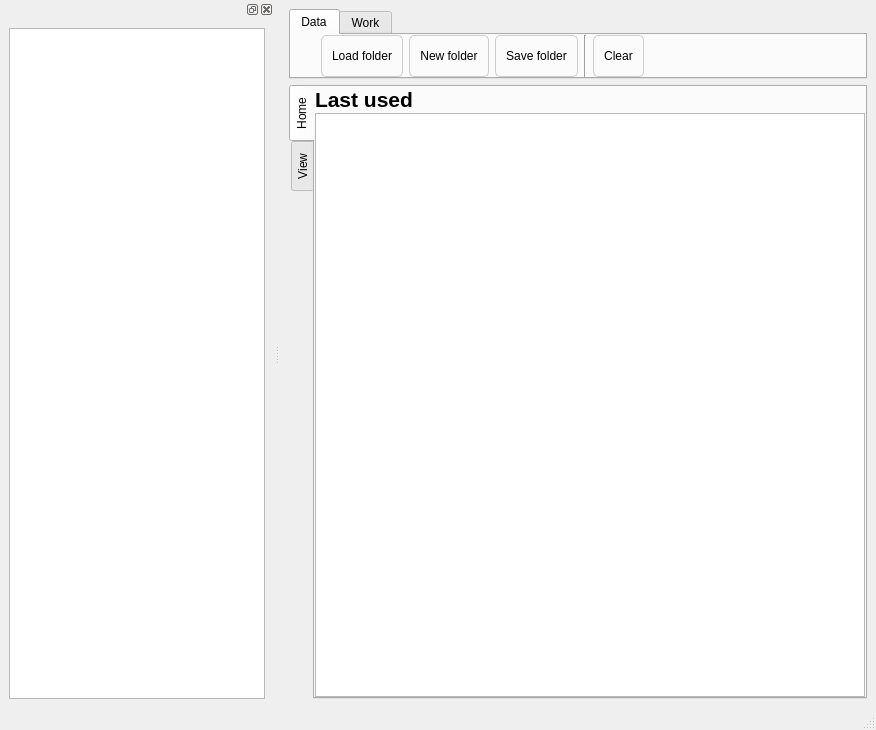
<?xml version="1.0" encoding="UTF-8"?>
<ui version="4.0">
 <class>MainWindow</class>
 <widget class="QMainWindow" name="MainWindow">
  <property name="geometry">
   <rect>
    <x>0</x>
    <y>0</y>
    <width>876</width>
    <height>730</height>
   </rect>
  </property>
  <property name="focusPolicy">
   <enum>Qt::TabFocus</enum>
  </property>
  <property name="windowTitle">
   <string>Digital folder</string>
  </property>
  <property name="tabShape">
   <enum>QTabWidget::Rounded</enum>
  </property>
  <widget class="QWidget" name="centralwidget">
   <layout class="QVBoxLayout" name="verticalLayout">
    <item>
     <widget class="QTabWidget" name="tabWidget_register">
      <property name="sizePolicy">
       <sizepolicy hsizetype="Minimum" vsizetype="Minimum">
        <horstretch>0</horstretch>
        <verstretch>0</verstretch>
       </sizepolicy>
      </property>
      <property name="maximumSize">
       <size>
        <width>16777215</width>
        <height>70</height>
       </size>
      </property>
      <property name="layoutDirection">
       <enum>Qt::LeftToRight</enum>
      </property>
      <property name="autoFillBackground">
       <bool>false</bool>
      </property>
      <property name="styleSheet">
       <string notr="true"/>
      </property>
      <property name="inputMethodHints">
       <set>Qt::ImhNone</set>
      </property>
      <property name="tabPosition">
       <enum>QTabWidget::North</enum>
      </property>
      <property name="tabShape">
       <enum>QTabWidget::Rounded</enum>
      </property>
      <property name="currentIndex">
       <number>0</number>
      </property>
      <property name="iconSize">
       <size>
        <width>16</width>
        <height>16</height>
       </size>
      </property>
      <property name="elideMode">
       <enum>Qt::ElideRight</enum>
      </property>
      <property name="movable">
       <bool>false</bool>
      </property>
      <property name="tabBarAutoHide">
       <bool>true</bool>
      </property>
      <widget class="QWidget" name="register_load">
       <property name="sizePolicy">
        <sizepolicy hsizetype="Preferred" vsizetype="Minimum">
         <horstretch>0</horstretch>
         <verstretch>0</verstretch>
        </sizepolicy>
       </property>
       <property name="maximumSize">
        <size>
         <width>16777215</width>
         <height>16777215</height>
        </size>
       </property>
       <property name="styleSheet">
        <string notr="true"/>
       </property>
       <attribute name="title">
        <string>Data</string>
       </attribute>
       <layout class="QGridLayout" name="gridLayout">
        <property name="leftMargin">
         <number>0</number>
        </property>
        <property name="topMargin">
         <number>0</number>
        </property>
        <property name="rightMargin">
         <number>0</number>
        </property>
        <property name="bottomMargin">
         <number>0</number>
        </property>
        <item row="0" column="8">
         <spacer name="horizontalSpacer_2">
          <property name="orientation">
           <enum>Qt::Horizontal</enum>
          </property>
          <property name="sizeType">
           <enum>QSizePolicy::Expanding</enum>
          </property>
          <property name="sizeHint" stdset="0">
           <size>
            <width>40</width>
            <height>20</height>
           </size>
          </property>
         </spacer>
        </item>
        <item row="0" column="6">
         <widget class="Line" name="line_6">
          <property name="orientation">
           <enum>Qt::Vertical</enum>
          </property>
         </widget>
        </item>
        <item row="0" column="7">
         <widget class="QPushButton" name="pushButton_clear_view">
          <property name="sizePolicy">
           <sizepolicy hsizetype="Minimum" vsizetype="Expanding">
            <horstretch>0</horstretch>
            <verstretch>0</verstretch>
           </sizepolicy>
          </property>
          <property name="styleSheet">
           <string notr="true">QPushButton {
            border: 1px solid #ccc;
            padding: 10px;
            border-radius: 5px;
        }
        QPushButton:hover{
            background-color: #e0e0e0;
        }</string>
          </property>
          <property name="text">
           <string>Clear</string>
          </property>
         </widget>
        </item>
        <item row="0" column="3">
         <widget class="QPushButton" name="pushButton_load_folder">
          <property name="sizePolicy">
           <sizepolicy hsizetype="Minimum" vsizetype="Expanding">
            <horstretch>0</horstretch>
            <verstretch>0</verstretch>
           </sizepolicy>
          </property>
          <property name="toolTip">
           <string>Gespeicherte Daten anzeigen</string>
          </property>
          <property name="styleSheet">
           <string notr="true">QPushButton {
            border: 1px solid #ccc;
            padding: 10px;
            border-radius: 5px;
        }
        QPushButton:hover{
            background-color: #e0e0e0;
        }</string>
          </property>
          <property name="text">
           <string>Load folder</string>
          </property>
          <property name="icon">
           <iconset>
            <normaloff>../icons/archive.png</normaloff>../icons/archive.png</iconset>
          </property>
         </widget>
        </item>
        <item row="0" column="4">
         <widget class="QPushButton" name="pushButton_new_project">
          <property name="sizePolicy">
           <sizepolicy hsizetype="Minimum" vsizetype="Expanding">
            <horstretch>0</horstretch>
            <verstretch>0</verstretch>
           </sizepolicy>
          </property>
          <property name="toolTip">
           <string>Browser öffnen</string>
          </property>
          <property name="styleSheet">
           <string notr="true">QPushButton {
            border: 1px solid #ccc;
            padding: 10px;
            border-radius: 5px;
        }
        QPushButton:hover{
            background-color: #e0e0e0;
        }</string>
          </property>
          <property name="text">
           <string>New folder</string>
          </property>
          <property name="icon">
           <iconset>
            <normaloff>../icons/browser.png</normaloff>../icons/browser.png</iconset>
          </property>
         </widget>
        </item>
        <item row="0" column="0">
         <spacer name="horizontalSpacer_7">
          <property name="orientation">
           <enum>Qt::Horizontal</enum>
          </property>
          <property name="sizeType">
           <enum>QSizePolicy::Preferred</enum>
          </property>
          <property name="sizeHint" stdset="0">
           <size>
            <width>30</width>
            <height>20</height>
           </size>
          </property>
         </spacer>
        </item>
        <item row="0" column="5">
         <widget class="QPushButton" name="pushButton_save_folder">
          <property name="sizePolicy">
           <sizepolicy hsizetype="Minimum" vsizetype="Expanding">
            <horstretch>0</horstretch>
            <verstretch>0</verstretch>
           </sizepolicy>
          </property>
          <property name="toolTip">
           <string>Geöffnete Dokumente als Projekt speichern</string>
          </property>
          <property name="styleSheet">
           <string notr="true">QPushButton {
            border: 1px solid #ccc;
            padding: 10px;
            border-radius: 5px;
        }
        QPushButton:hover{
            background-color: #e0e0e0;
        }</string>
          </property>
          <property name="text">
           <string>Save folder</string>
          </property>
          <property name="icon">
           <iconset>
            <normaloff>../icons/save_project.png</normaloff>../icons/save_project.png</iconset>
          </property>
         </widget>
        </item>
       </layout>
      </widget>
      <widget class="QWidget" name="register_work">
       <property name="sizePolicy">
        <sizepolicy hsizetype="Preferred" vsizetype="Minimum">
         <horstretch>0</horstretch>
         <verstretch>0</verstretch>
        </sizepolicy>
       </property>
       <attribute name="title">
        <string>Work</string>
       </attribute>
       <layout class="QHBoxLayout" name="horizontalLayout_4">
        <property name="leftMargin">
         <number>0</number>
        </property>
        <property name="topMargin">
         <number>0</number>
        </property>
        <property name="rightMargin">
         <number>0</number>
        </property>
        <property name="bottomMargin">
         <number>0</number>
        </property>
        <item>
         <spacer name="horizontalSpacer_8">
          <property name="orientation">
           <enum>Qt::Horizontal</enum>
          </property>
          <property name="sizeType">
           <enum>QSizePolicy::Preferred</enum>
          </property>
          <property name="sizeHint" stdset="0">
           <size>
            <width>30</width>
            <height>20</height>
           </size>
          </property>
         </spacer>
        </item>
        <item>
         <spacer name="horizontalSpacer">
          <property name="orientation">
           <enum>Qt::Horizontal</enum>
          </property>
          <property name="sizeHint" stdset="0">
           <size>
            <width>40</width>
            <height>20</height>
           </size>
          </property>
         </spacer>
        </item>
       </layout>
      </widget>
     </widget>
    </item>
    <item>
     <widget class="QTabWidget" name="tabWidget_mainwindow">
      <property name="sizePolicy">
       <sizepolicy hsizetype="Minimum" vsizetype="Minimum">
        <horstretch>0</horstretch>
        <verstretch>0</verstretch>
       </sizepolicy>
      </property>
      <property name="font">
       <font>
        <strikeout>false</strikeout>
       </font>
      </property>
      <property name="toolTip">
       <string/>
      </property>
      <property name="styleSheet">
       <string notr="true"/>
      </property>
      <property name="tabPosition">
       <enum>QTabWidget::West</enum>
      </property>
      <property name="tabShape">
       <enum>QTabWidget::Rounded</enum>
      </property>
      <property name="currentIndex">
       <number>0</number>
      </property>
      <property name="elideMode">
       <enum>Qt::ElideNone</enum>
      </property>
      <property name="movable">
       <bool>false</bool>
      </property>
      <widget class="QWidget" name="tab_3">
       <attribute name="title">
        <string>Home</string>
       </attribute>
       <layout class="QVBoxLayout" name="verticalLayout_2">
        <property name="spacing">
         <number>7</number>
        </property>
        <property name="leftMargin">
         <number>0</number>
        </property>
        <property name="topMargin">
         <number>0</number>
        </property>
        <property name="rightMargin">
         <number>0</number>
        </property>
        <property name="bottomMargin">
         <number>0</number>
        </property>
        <item>
         <widget class="QSplitter" name="splitter_2">
          <property name="sizePolicy">
           <sizepolicy hsizetype="Preferred" vsizetype="Expanding">
            <horstretch>0</horstretch>
            <verstretch>0</verstretch>
           </sizepolicy>
          </property>
          <property name="cursor">
           <cursorShape>UpArrowCursor</cursorShape>
          </property>
          <property name="frameShape">
           <enum>QFrame::NoFrame</enum>
          </property>
          <property name="orientation">
           <enum>Qt::Vertical</enum>
          </property>
          <property name="handleWidth">
           <number>20</number>
          </property>
          <widget class="QWidget" name="verticalLayoutWidget_4">
           <layout class="QVBoxLayout" name="verticalLayout_8">
            <property name="spacing">
             <number>1</number>
            </property>
            <item>
             <widget class="QLabel" name="label_4">
              <property name="font">
               <font>
                <pointsize>16</pointsize>
                <weight>75</weight>
                <bold>true</bold>
                <underline>false</underline>
               </font>
              </property>
              <property name="text">
               <string>Last used</string>
              </property>
             </widget>
            </item>
            <item>
             <widget class="QTableView" name="tableView_history">
              <property name="sizePolicy">
               <sizepolicy hsizetype="Minimum" vsizetype="Expanding">
                <horstretch>0</horstretch>
                <verstretch>0</verstretch>
               </sizepolicy>
              </property>
              <property name="selectionMode">
               <enum>QAbstractItemView::ExtendedSelection</enum>
              </property>
              <property name="selectionBehavior">
               <enum>QAbstractItemView::SelectRows</enum>
              </property>
             </widget>
            </item>
           </layout>
          </widget>
         </widget>
        </item>
       </layout>
      </widget>
      <widget class="QWidget" name="tab_4">
       <property name="sizePolicy">
        <sizepolicy hsizetype="Minimum" vsizetype="Preferred">
         <horstretch>0</horstretch>
         <verstretch>0</verstretch>
        </sizepolicy>
       </property>
       <attribute name="title">
        <string>View</string>
       </attribute>
       <layout class="QVBoxLayout" name="verticalLayout_3">
        <property name="leftMargin">
         <number>0</number>
        </property>
        <property name="topMargin">
         <number>0</number>
        </property>
        <property name="rightMargin">
         <number>0</number>
        </property>
        <property name="bottomMargin">
         <number>0</number>
        </property>
        <item>
         <widget class="QStackedWidget" name="stackedWidget_main_window">
          <property name="frameShape">
           <enum>QFrame::Box</enum>
          </property>
          <property name="currentIndex">
           <number>1</number>
          </property>
          <widget class="QWidget" name="page">
           <layout class="QVBoxLayout" name="verticalLayout_4">
            <property name="leftMargin">
             <number>0</number>
            </property>
            <property name="topMargin">
             <number>0</number>
            </property>
            <property name="rightMargin">
             <number>0</number>
            </property>
            <property name="bottomMargin">
             <number>0</number>
            </property>
            <item>
             <widget class="MyWebWidget" name="widget_web_view" native="true"/>
            </item>
           </layout>
          </widget>
          <widget class="QWidget" name="page_2">
           <layout class="QVBoxLayout" name="verticalLayout_5">
            <property name="leftMargin">
             <number>0</number>
            </property>
            <property name="topMargin">
             <number>0</number>
            </property>
            <property name="rightMargin">
             <number>0</number>
            </property>
            <property name="bottomMargin">
             <number>0</number>
            </property>
            <item>
             <widget class="QScrollArea" name="scrollArea">
              <property name="widgetResizable">
               <bool>true</bool>
              </property>
              <widget class="QWidget" name="scrollAreaWidgetContents">
               <property name="geometry">
                <rect>
                 <x>0</x>
                 <y>0</y>
                 <width>538</width>
                 <height>596</height>
                </rect>
               </property>
               <layout class="QVBoxLayout" name="verticalLayout_6">
                <item>
                 <widget class="MyAxWidget" name="ax_widget" native="true"/>
                </item>
               </layout>
              </widget>
             </widget>
            </item>
           </layout>
          </widget>
         </widget>
        </item>
       </layout>
      </widget>
     </widget>
    </item>
   </layout>
  </widget>
  <widget class="QStatusBar" name="statusbar"/>
  <widget class="QDockWidget" name="dockWidget_toc">
   <property name="sizePolicy">
    <sizepolicy hsizetype="Preferred" vsizetype="Preferred">
     <horstretch>0</horstretch>
     <verstretch>0</verstretch>
    </sizepolicy>
   </property>
   <attribute name="dockWidgetArea">
    <number>1</number>
   </attribute>
   <widget class="QWidget" name="dockWidgetContents">
    <property name="sizePolicy">
     <sizepolicy hsizetype="Preferred" vsizetype="Preferred">
      <horstretch>0</horstretch>
      <verstretch>0</verstretch>
     </sizepolicy>
    </property>
    <layout class="QHBoxLayout" name="horizontalLayout">
     <item>
      <widget class="MyTreeView" name="treeView_toc">
       <property name="sizePolicy">
        <sizepolicy hsizetype="Expanding" vsizetype="Expanding">
         <horstretch>0</horstretch>
         <verstretch>0</verstretch>
        </sizepolicy>
       </property>
       <property name="dragDropMode">
        <enum>QAbstractItemView::DragDrop</enum>
       </property>
       <property name="defaultDropAction">
        <enum>Qt::MoveAction</enum>
       </property>
      </widget>
     </item>
    </layout>
   </widget>
  </widget>
  <action name="action_settings">
   <property name="text">
    <string>Settings</string>
   </property>
  </action>
 </widget>
 <customwidgets>
  <customwidget>
   <class>MyTreeView</class>
   <extends>QTreeView</extends>
   <header>MyWidgets</header>
  </customwidget>
  <customwidget>
   <class>MyWebWidget</class>
   <extends>QWidget</extends>
   <header>MyWidgets</header>
   <container>1</container>
  </customwidget>
  <customwidget>
   <class>MyAxWidget</class>
   <extends>QWidget</extends>
   <header>MyWidgets</header>
   <container>1</container>
  </customwidget>
 </customwidgets>
 <resources/>
 <connections/>
</ui>
